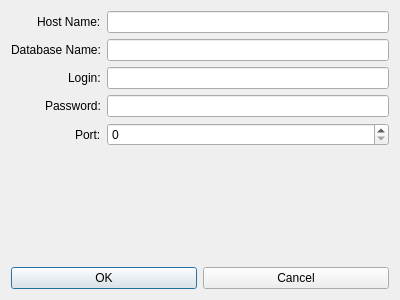
<?xml version="1.0" encoding="UTF-8"?>
<ui version="4.0">
 <class>DBConnectionDialog</class>
 <widget class="QDialog" name="DBConnectionDialog">
  <property name="geometry">
   <rect>
    <x>0</x>
    <y>0</y>
    <width>400</width>
    <height>300</height>
   </rect>
  </property>
  <property name="windowTitle">
   <string>Database Connection</string>
  </property>
  <layout class="QVBoxLayout" name="verticalLayout">
   <item>
    <layout class="QFormLayout" name="formLayout">
     <property name="labelAlignment">
      <set>Qt::AlignRight|Qt::AlignTrailing|Qt::AlignVCenter</set>
     </property>
     <item row="0" column="0">
      <widget class="QLabel" name="hostNameLabel">
       <property name="text">
        <string>Host Name:</string>
       </property>
      </widget>
     </item>
     <item row="0" column="1">
      <widget class="QLineEdit" name="hostNameLineEdit"/>
     </item>
     <item row="1" column="0">
      <widget class="QLabel" name="databaseNameLabel">
       <property name="text">
        <string>Database Name:</string>
       </property>
      </widget>
     </item>
     <item row="1" column="1">
      <widget class="QLineEdit" name="databaseNameLineEdit"/>
     </item>
     <item row="2" column="0">
      <widget class="QLabel" name="loginLabel">
       <property name="text">
        <string>Login:</string>
       </property>
      </widget>
     </item>
     <item row="2" column="1">
      <widget class="QLineEdit" name="loginLineEdit"/>
     </item>
     <item row="3" column="0">
      <widget class="QLabel" name="passwordLabel">
       <property name="text">
        <string>Password:</string>
       </property>
      </widget>
     </item>
     <item row="3" column="1">
      <widget class="QLineEdit" name="passwordLineEdit">
       <property name="echoMode">
        <enum>QLineEdit::Password</enum>
       </property>
      </widget>
     </item>
     <item row="4" column="0">
      <widget class="QLabel" name="portLabel">
       <property name="text">
        <string>Port:</string>
       </property>
      </widget>
     </item>
     <item row="4" column="1">
      <widget class="QSpinBox" name="portSpinBox">
       <property name="minimum">
        <number>0</number>
       </property>
       <property name="maximum">
        <number>65535</number>
       </property>
      </widget>
     </item>
    </layout>
   </item>
   <item>
    <layout class="QHBoxLayout" name="buttonLayout">
     <item>
      <widget class="QPushButton" name="okButton">
       <property name="text">
        <string>OK</string>
       </property>
      </widget>
     </item>
     <item>
      <widget class="QPushButton" name="cancelButton">
       <property name="text">
        <string>Cancel</string>
       </property>
      </widget>
     </item>
    </layout>
   </item>
  </layout>
 </widget>
 <resources/>
 <connections/>
</ui>
